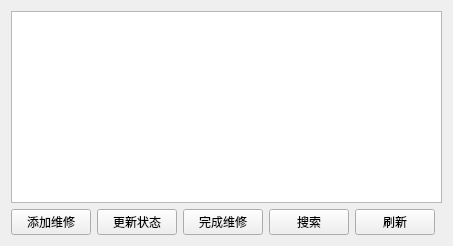
<?xml version="1.0" encoding="UTF-8"?>
<ui version="4.0">
 <class>MaintenanceWidget</class>
 <widget class="QWidget" name="MaintenanceWidget">
  <layout class="QVBoxLayout" name="verticalLayout">
   <item>
    <widget class="QTableView" name="tableView"/>
   </item>
   <item>
    <layout class="QHBoxLayout" name="buttonLayout">
     <item><widget class="QPushButton" name="addButton"><property name="text"><string>添加维修</string></property></widget></item>
     <item><widget class="QPushButton" name="updateButton"><property name="text"><string>更新状态</string></property></widget></item>
     <item><widget class="QPushButton" name="completeButton"><property name="text"><string>完成维修</string></property></widget></item>
     <item><widget class="QPushButton" name="searchButton"><property name="text"><string>搜索</string></property></widget></item>
     <item><widget class="QPushButton" name="refreshButton"><property name="text"><string>刷新</string></property></widget></item>
     <item><spacer name="horizontalSpacer"><property name="orientation"><enum>Qt::Horizontal</enum></property><property name="sizeType"><enum>QSizePolicy::Expanding</enum></property></spacer></item>
    </layout>
   </item>
  </layout>
 </widget>
 <resources/>
 <connections/>
</ui> 
